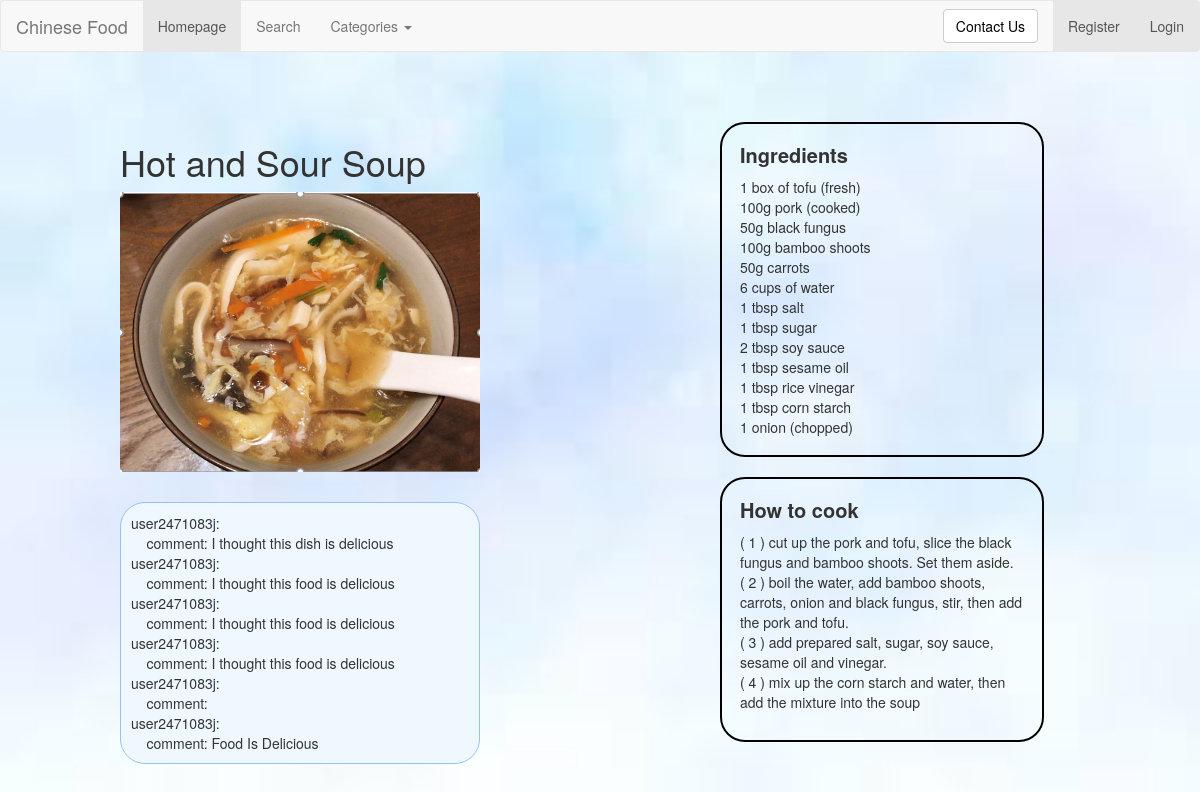
The page /rango/soup1/ on the database its author committed.
### rango/models.py (models this page shows, shortened)
class UserComment(models.Model):
    username = models.CharField(max_length=64)
    comment = models.CharField(max_length=1028, default='')
    dish = models.CharField(max_length=128, default='')
    islike = models.BooleanField(default=True)

### rango/views.py (the view, shortened to what this page needs)
# urls.py: path('soup1/', views.soup1, name='soup1'),
def soup1(request):
    category_list = Category.objects.order_by('-category')
    d = "soup1"
    d2 = "Hot and Sour Soup"
    dish = Dish.objects.get(dish=d2)
    form = DishForm()
    info_list = UserComment.objects.filter(dish=d)
    return render(request, "rango/soup1.html", {"info_list": info_list,
                                                "categories": category_list,
                                                "form": form,
                                                "dish": dish, })

### templates/rango/soup1.html (shortened to what this page needs)
{% extends 'rango/base.html' %}
{% load staticfiles %}
{% block image_block %}
<h1>Hot and Sour Soup</h1>
<img src="{% static 'images/soup1.png' %}" alt="" width="100%" id="pic">
{% endblock %}
{% block ingredients_block%}
1 box of tofu (fresh)<br>
100g pork (cooked)<br>
50g black fungus<br>
100g bamboo shoots<br>
50g carrots<br>
6 cups of water<br>
1 tbsp salt<br>
1 tbsp sugar<br>
2 tbsp soy sauce<br>
1 tbsp sesame oil<br>
1 tbsp rice vinegar<br>
1 tbsp corn starch<br>
1 onion (chopped)<br>
{% endblock %}
{% block howToCook_block %}
( 1 ) cut up the pork and tofu, slice the black fungus and bamboo shoots. Set them aside. <br>
( 2 ) boil the water, add bamboo shoots, carrots, onion and black fungus, stir, then add the pork and tofu. <br>
( 3 ) add prepared salt, sugar, soy sauce, sesame oil and vinegar. <br>
( 4 ) mix up the corn starch and water, then add the mixture into the soup<br>
{% endblock %}

### templates/rango/base.html (shortened to what this page needs)
<!DOCTYPE html>
{% load staticfiles %}
<html>
<head>
	<link rel="stylesheet" href="https://cdn.staticfile.org/twitter-bootstrap/3.3.7/css/bootstrap.min.css">
    <link rel="stylesheet" href="{% static 'css/dish.css' %}">
</head>
<body>
<nav class="navbar navbar-default" role="navigation">
    <div class="container-fluid">
    <div class="navbar-header">
        <a class="navbar-brand" href="/rango/">Chinese Food</a>
    </div>
    <div>
        <ul class="nav navbar-nav navbar-left">
            <li class="active"><a href="/rango/">Homepage</a></li>
            <li><a href="{% url 'rango:test' %}">Search</a></li>
            <li class="dropdown">
                <a href="#" class="dropdown-toggle" data-toggle="dropdown">
                    Categories
                    <b class="caret"></b>
                </a>
            </li>
        </ul>
        <ul class="nav navbar-nav navbar-right">
            {% if user.is_authenticated %}
            <a href="{% url 'rango:userInfor' %}"> hi {{ user.username }}!</a>
            <li class="active">
                <a class="a2" href=" {% url 'auth_logout' %}?next=/rango/">Logout</a>
            </li>
        {% else %}
            <li class="active">
                <a class="a2" href="{% url 'registration_register' %}">Register</a>
            </li>
            <li class="active">
                 <a class="a2" href="{% url 'auth_login' %}">Login</a>
            </li>
        {% endif %}
        </ul>
        <form class="navbar-form navbar-right" role="search">
            <button type="submit" class="btn btn-default">
                <a href="mailto:2471083j@student.gla.ac.uk
                        subject=About Django Project">
                        Contact Us</a>
            </button>
        </form>
    </div>
    </div>
</nav>
<div class="main w1000">
    <div class="main_l f">
        <div class="slide" id="box">
            <div class="banner">
                {% block image_block %}{% endblock %}
            </div>
        </div>
        <div class="add">
            <div>
                {% for i in info_list %}
                    user{{ i.username }}: <br>
                    &nbsp&nbsp&nbsp&nbspcomment: {{ i.comment }} <br>
                {% endfor %}
            </div>
        </div>
    </div>
    <div class="main_r r">
        <div class="ing">
            <p>Ingredients</p>
            {% block ingredients_block %}{% endblock %}
        </div>
        <div class="how">
            <p>How to cook</p>
            <div>
                {% block howToCook_block %}{% endblock %}
            </div>
        </div>
    </div>
</div>
</body>
</html>

### static/css/dish.css (style rules this page uses)
* { margin: 0; padding: 0; }
button, input { outline: none; }
body { background-color: #F8F8F5 }
.w1000 { width: 1000px; margin: 0 auto; }
.f { float: left; }
.r { float: right; }
.main { margin-top: 50px; height: 500px; }
.slide { position: relative; }
.main_l, .main_r { padding: 2%; height: 90%; width: 40%; }
li { list-style: none; }
.add { margin-top: 30px; padding: 10px; height: auto; border-radius: 25px; border:1px solid #96c2f1; background:#eff7ff }
a { color: black; text-decoration: none; }
.ing, .how { width: 90%; padding: 5%; height: auto; border-radius: 25px; border: 2px solid black; }
.how { margin-top: 20px; }
.ing > p:nth-child(1), .how > p:nth-child(1) { display: block; margin-bottom: 10px; font-size: 20px; font-weight: bold; }
.ing p, .how p { line-height: 25px; }
.how div { width: 100%; height: auto; margin-bottom: 10px; }
body { background-image:url('../images/background.jpg'); background-color: transparent; background-position: center center; background-repeat: no-repeat; background-attachment: fixed; background-size: cover; }

### rows shown on the page
UserComment: username "2471083j", comment "I thought this dish is delicious"
UserComment: username "2471083j", comment "I thought this food is delicious"
UserComment: username "2471083j", comment "I thought this food is delicious"
UserComment: username "2471083j", comment "I thought this food is delicious"
UserComment: username "2471083j"
UserComment: username "2471083j", comment "Food Is Delicious"
